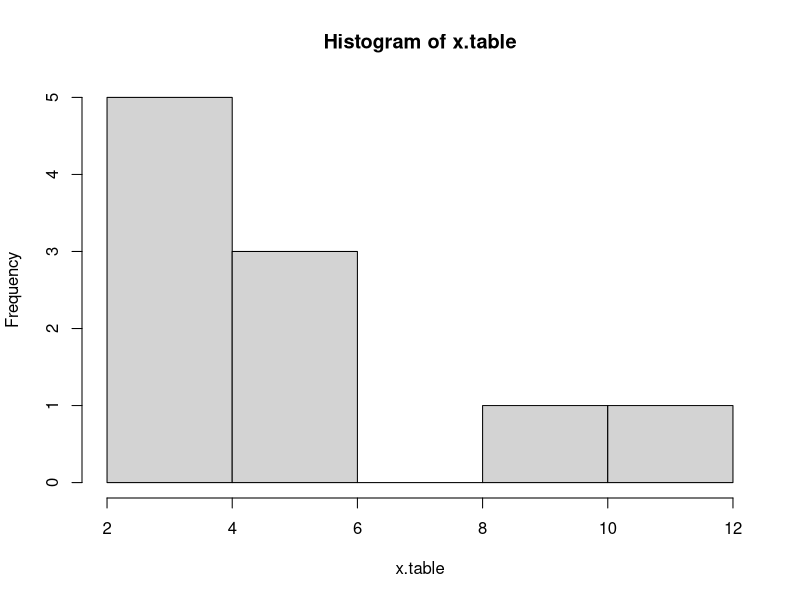

Reproduce this figure in R. (Note: this script raises an error after producing the figure.)
x=c(12, 63, 61, 63, 87, 65, 1, 24, 67, 52, 70, 55, 29, 93, 30, 84, 29, 27, 19,24, 32, 31, 16, 4, 22, 82, 53, 92, 84, 5, 46, 27, 31, 51, 19, 76, 21, 26, 100, 81, 56, 65, 32, 63, 33, 51, 68, 49, 25, 77)
table(x)
breaks=seq(0,100,by=10)
x
x.cut=cut(x,breaks)
x
x.cut
cat(x)
range(x)
x.table=table(x.cut)
x.table
hist(x.table)
pie(marks)
